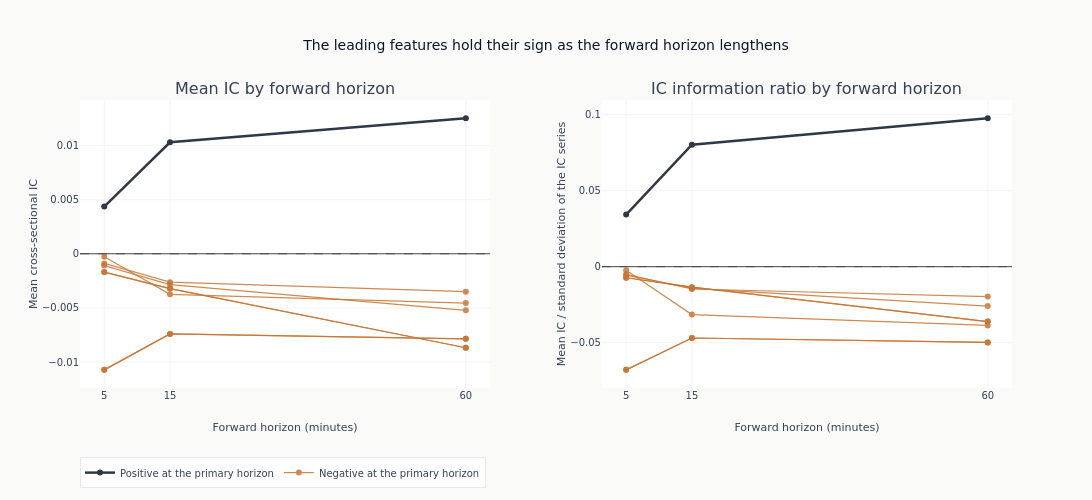

Here is the notebook cell this chart was saved with:
### Code cell
fig = make_subplots(
    rows=1,
    cols=2,
    subplot_titles=(
        "Mean IC by forward horizon",
        "IC information ratio by forward horizon",
    ),
    horizontal_spacing=0.12,
)
shown_direction = set()
for feature in leaders:
    profile = horizon_ic.filter(pl.col("feature") == feature).sort("horizon")
    if not len(profile):
        continue
    positive = float(profile.filter(pl.col("horizon") == LABEL_HORIZON)["ic_mean"][0]) > 0
    group = "Positive at the primary horizon" if positive else "Negative at the primary horizon"
    style = {
        "color": COLORS["blue"] if positive else COLORS["copper"],
        "width": 2.5 if feature == leader else 1.2,
    }
    for column, column_index in (("ic_mean", 1), ("icir", 2)):
        first = column_index == 1 and group not in shown_direction
        _ = fig.add_trace(
            go.Scatter(
                x=profile["horizon"],
                y=profile[column],
                mode="lines+markers",
                line=style,
                opacity=0.85,
                name=group,
                legendgroup=group,
                showlegend=first,
                hovertext=feature,
            ),
            row=1,
            col=column_index,
        )
    shown_direction.add(group)
_ = fig.add_hline(y=0, line={"color": COLORS["neutral"], "width": 0.8, "dash": "dash"})
fig.update_layout(
    title="The leading features hold their sign as the forward horizon lengthens",
    height=500,
    width=1120,
    legend={"orientation": "h", "y": -0.24},
)
for column_index in (1, 2):
    fig.update_xaxes(
        title_text="Forward horizon (minutes)",
        tickmode="array",
        tickvals=sorted(LABEL_HORIZONS.values()),
        row=1,
        col=column_index,
    )
fig.update_yaxes(title_text="Mean cross-sectional IC", row=1, col=1)
fig.update_yaxes(title_text="Mean IC / standard deviation of the IC series", row=1, col=2)
fig.show()

### Figure 1 — Plotly figure (JSON) as saved in the notebook; plotly's stock layout.template omitted (floating-point values rounded to 4 significant figures)
{"data": [{"hovertext": "sig2_trd_ret", "legendgroup": "Positive at the primary horizon", "line": {"color": "#0a1628", "width": 2.5}, "mode": "lines+markers", "name": "Positive at the primary horizon", "opacity": 0.85, "showlegend": true, "type": "scatter", "x": [5, 15, 60], "xaxis": "x", "y": [0.004363, 0.0103, 0.01253], "yaxis": "y"}, {"hovertext": "sig2_trd_ret", "legendgroup": "Positive at the primary horizon", "line": {"color": "#0a1628", "width": 2.5}, "mode": "lines+markers", "name": "Positive at the primary horizon", "opacity": 0.85, "showlegend": false, "type": "scatter", "x": [5, 15, 60], "xaxis": "x2", "y": [0.03431, 0.08025, 0.09772], "yaxis": "y2"}, {"hovertext": "r1m", "legendgroup": "Negative at the primary horizon", "line": {"color": "#C87533", "width": 1.2}, "mode": "lines+markers", "name": "Negative at the primary horizon", "opacity": 0.85, "showlegend": true, "type": "scatter", "x": [5, 15, 60], "xaxis": "x", "y": [-0.01072, -0.007408, -0.007855], "yaxis": "y"}, {"hovertext": "r1m", "legendgroup": "Negative at the primary horizon", "line": {"color": "#C87533", "width": 1.2}, "mode": "lines+markers", "name": "Negative at the primary horizon", "opacity": 0.85, "showlegend": false, "type": "scatter", "x": [5, 15, 60], "xaxis": "x2", "y": [-0.06785, -0.0469, -0.0498], "yaxis": "y2"}, {"hovertext": "r1m_xs", "legendgroup": "Negative at the primary horizon", "line": {"color": "#C87533", "width": 1.2}, "mode": "lines+markers", "name": "Negative at the primary horizon", "opacity": 0.85, "showlegend": false, "type": "scatter", "x": [5, 15, 60], "xaxis": "x", "y": [-0.01072, -0.007408, -0.007855], "yaxis": "y"}, {"hovertext": "r1m_xs", "legendgroup": "Negative at the primary horizon", "line": {"color": "#C87533", "width": 1.2}, "mode": "lines+markers", "name": "Negative at the primary horizon", "opacity": 0.85, "showlegend": false, "type": "scatter", "x": [5, 15, 60], "xaxis": "x2", "y": [-0.06785, -0.0469, -0.0498], "yaxis": "y2"}, {"hovertext": "sig2_ret_trd", "legendgroup": "Negative at the primary horizon", "line": {"color": "#C87533", "width": 1.2}, "mode": "lines+markers", "name": "Negative at the primary horizon", "opacity": 0.85, "showlegend": false, "type": "scatter", "x": [5, 15, 60], "xaxis": "x", "y": [-0.0002815, -0.003743, -0.004554], "yaxis": "y"}, {"hovertext": "sig2_ret_trd", "legendgroup": "Negative at the primary horizon", "line": {"color": "#C87533", "width": 1.2}, "mode": "lines+markers", "name": "Negative at the primary horizon", "opacity": 0.85, "showlegend": false, "type": "scatter", "x": [5, 15, 60], "xaxis": "x2", "y": [-0.002392, -0.0315, -0.03864], "yaxis": "y2"}, {"hovertext": "rv_ewma_30m", "legendgroup": "Negative at the primary horizon", "line": {"color": "#C87533", "width": 1.2}, "mode": "lines+markers", "name": "Negative at the primary horizon", "opacity": 0.85, "showlegend": false, "type": "scatter", "x": [5, 15, 60], "xaxis": "x", "y": [-0.001694, -0.003214, -0.008682], "yaxis": "y"}, {"hovertext": "rv_ewma_30m", "legendgroup": "Negative at the primary horizon", "line": {"color": "#C87533", "width": 1.2}, "mode": "lines+markers", "name": "Negative at the primary horizon", "opacity": 0.85, "showlegend": false, "type": "scatter", "x": [5, 15, 60], "xaxis": "x2", "y": [-0.007258, -0.01349, -0.03613], "yaxis": "y2"}, {"hovertext": "rv_ewma_30m_xs", "legendgroup": "Negative at the primary horizon", "line": {"color": "#C87533", "width": 1.2}, "mode": "lines+markers", "name": "Negative at the primary horizon", "opacity": 0.85, "showlegend": false, "type": "scatter", "x": [5, 15, 60], "xaxis": "x", "y": [-0.001694, -0.003214, -0.008682], "yaxis": "y"}, {"hovertext": "rv_ewma_30m_xs", "legendgroup": "Negative at the primary horizon", "line": {"color": "#C87533", "width": 1.2}, "mode": "lines+markers", "name": "Negative at the primary horizon", "opacity": 0.85, "showlegend": false, "type": "scatter", "x": [5, 15, 60], "xaxis": "x2", "y": [-0.007258, -0.01349, -0.03613], "yaxis": "y2"}, {"hovertext": "har_rv5_pred", "legendgroup": "Negative at the primary horizon", "line": {"color": "#C87533", "width": 1.2}, "mode": "lines+markers", "name": "Negative at the primary horizon", "opacity": 0.85, "showlegend": false, "type": "scatter", "x": [5, 15, 60], "xaxis": "x", "y": [-0.001087, -0.002848, -0.00522], "yaxis": "y"}, {"hovertext": "har_rv5_pred", "legendgroup": "Negative at the primary horizon", "line": {"color": "#C87533", "width": 1.2}, "mode": "lines+markers", "name": "Negative at the primary horizon", "opacity": 0.85, "showlegend": false, "type": "scatter", "x": [5, 15, 60], "xaxis": "x2", "y": [-0.005516, -0.01429, -0.02591], "yaxis": "y2"}, {"hovertext": "rv_5m", "legendgroup": "Negative at the primary horizon", "line": {"color": "#C87533", "width": 1.2}, "mode": "lines+markers", "name": "Negative at the primary horizon", "opacity": 0.85, "showlegend": false, "type": "scatter", "x": [5, 15, 60], "xaxis": "x", "y": [-0.0008876, -0.002625, -0.003497], "yaxis": "y"}, {"hovertext": "rv_5m", "legendgroup": "Negative at the primary horizon", "line": {"color": "#C87533", "width": 1.2}, "mode": "lines+markers", "name": "Negative at the primary horizon", "opacity": 0.85, "showlegend": false, "type": "scatter", "x": [5, 15, 60], "xaxis": "x2", "y": [-0.004989, -0.01468, -0.01963], "yaxis": "y2"}], "layout": {"annotations": [{"font": {"size": 16}, "showarrow": false, "text": "Mean IC by forward horizon", "x": 0.22, "xanchor": "center", "xref": "paper", "y": 1.0, "yanchor": "bottom", "yref": "paper"}, {"font": {"size": 16}, "showarrow": false, "text": "IC information ratio by forward horizon", "x": 0.78, "xanchor": "center", "xref": "paper", "y": 1.0, "yanchor": "bottom", "yref": "paper"}], "height": 500, "legend": {"orientation": "h", "y": -0.24}, "shapes": [{"line": {"color": "#334155", "dash": "dash", "width": 0.8}, "type": "line", "x0": 0, "x1": 1, "xref": "x domain", "y0": 0, "y1": 0, "yref": "y"}, {"line": {"color": "#334155", "dash": "dash", "width": 0.8}, "type": "line", "x0": 0, "x1": 1, "xref": "x2 domain", "y0": 0, "y1": 0, "yref": "y2"}], "title": {"text": "The leading features hold their sign as the forward horizon lengthens"}, "width": 1120, "xaxis": {"anchor": "y", "domain": [0.0, 0.44], "tickmode": "array", "tickvals": [5, 15, 60], "title": {"text": "Forward horizon (minutes)"}}, "xaxis2": {"anchor": "y2", "domain": [0.56, 1.0], "tickmode": "array", "tickvals": [5, 15, 60], "title": {"text": "Forward horizon (minutes)"}}, "yaxis": {"anchor": "x", "domain": [0.0, 1.0], "title": {"text": "Mean cross-sectional IC"}}, "yaxis2": {"anchor": "x2", "domain": [0.0, 1.0], "title": {"text": "Mean IC / standard deviation of the IC series"}}}}
